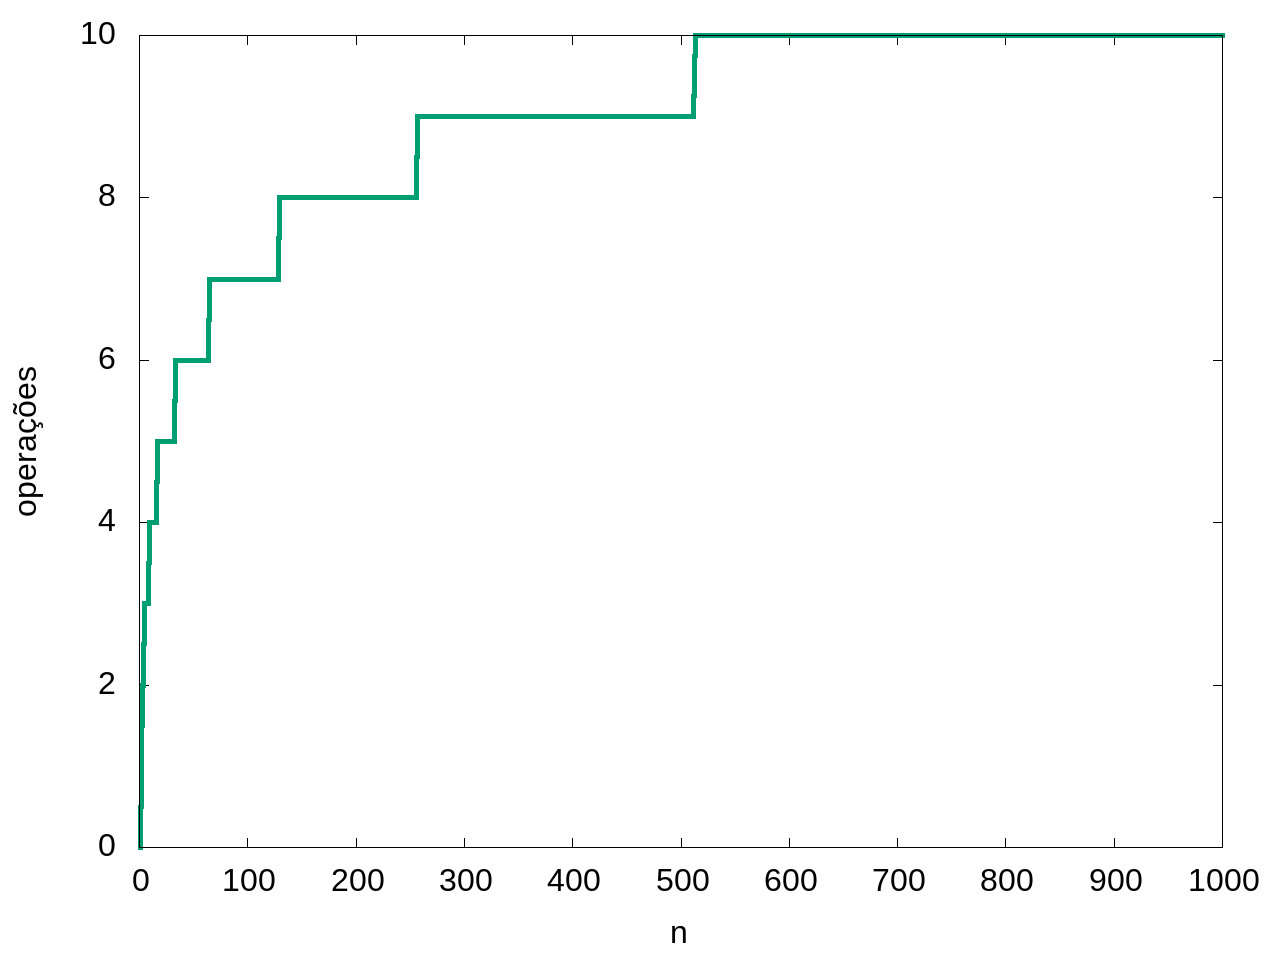

Source code (gnuplot):
set terminal jpeg enhanced size 1280,960 font "arial,24.0"
set output "exercicio05c.jpg"
set xlabel "n"
set ylabel "operações" 
plot "exercicio05c.txt" with lines lw 5 lt 2 notitle
